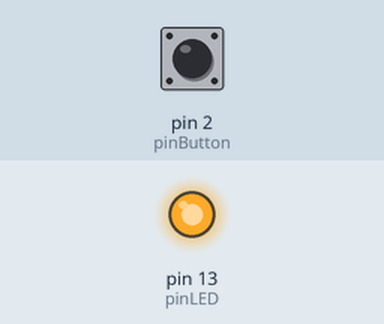
Simulated run of this sketch. Board: Arduino Uno, built with avr-gcc and run on an emulated ATmega328P. On the bench: output pins drawn as LEDs (lit = HIGH). Inputs (shaded band) come from the test bench; at power-on: pin 2 (pinButton) HIGH.

Above: at 1.2 s.
1.3 s: pin 2 (pinButton) pulled LOW for 0.15 s
At 2.6 s:
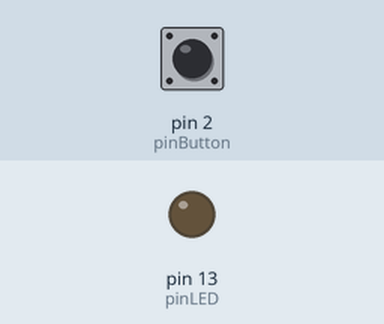
2.9 s: pin 2 (pinButton) pulled LOW for 1 s
At 5.1 s:
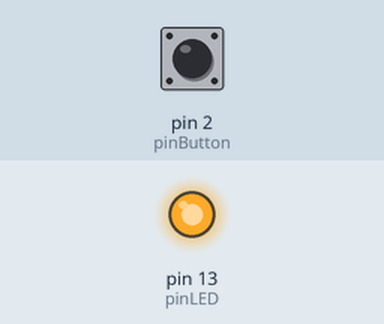
5.4 s: pin 2 (pinButton) pulled LOW for 3.2 s
At 8.9 s:
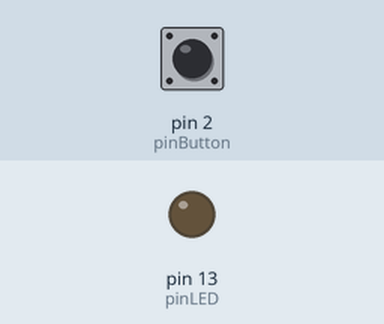
Timing chart, 0 to 10.4 s (numbered marks = the images above; inputs shaded):
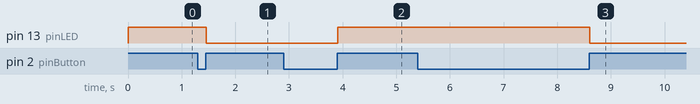

The sketch:

debounce.ino
```cpp
const int pinLED = 13;
const int pinButton = 2;
boolean lastButton = LOW;
boolean currentButton = LOW;
boolean stateLED = LOW;

void setup() {
  // put your setup code here, to run once:
  pinMode(pinLED, OUTPUT);
  pinMode(pinButton, INPUT);
}

boolean debounce(boolean last) {
  boolean current = digitalRead(pinButton);
  if (current != last) {
    delay(5);
    current = digitalRead(pinButton);
  }
  return current;
}

void loop() {
  // put your main code here, to run repeatedly:
  currentButton = debounce(lastButton);
  if (currentButton==HIGH && lastButton==LOW) {
    stateLED = !stateLED;
  }
  lastButton = currentButton;
  digitalWrite(pinLED, stateLED);
}
```

Measured:
- after the input at 1.3 s, pin 13 (pinLED): HIGH → LOW after 0.16 s
- after the input at 2.9 s, pin 13 (pinLED): LOW → HIGH after 1.0 s
- after the input at 5.4 s, pin 13 (pinLED): HIGH → LOW after 3.2 s
